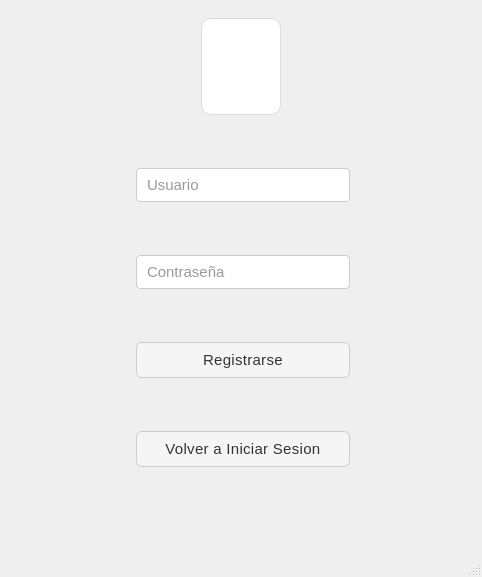
<?xml version="1.0" encoding="UTF-8"?>
<ui version="4.0">
 <class>MainWindow</class>
 <widget class="QMainWindow" name="MainWindow">
  <property name="geometry">
   <rect>
    <x>0</x>
    <y>0</y>
    <width>482</width>
    <height>577</height>
   </rect>
  </property>
  <property name="windowTitle">
   <string>MainWindow</string>
  </property>
  <widget class="QWidget" name="centralwidget">
   <layout class="QGridLayout" name="gridLayout_64">
    <item row="0" column="0">
     <widget class="QStackedWidget" name="stackedWidget">
      <property name="currentIndex">
       <number>1</number>
      </property>
      <widget class="QWidget" name="login">
       <property name="styleSheet">
        <string notr="true">/* === Estilo general === */
QMainWindow {
    background-color: #f6f7fb;
    color: #333333;
    font-family: &quot;Segoe UI Variable&quot;, &quot;Roboto&quot;, &quot;Open Sans&quot;, sans-serif;
    font-size: 32px;
    font-weight: 300; /* Más delgada */
}

/* === Frames === */
QFrame {
    background-color: #ffffff;
    border-radius: 10px;
    border: 1px solid #dcdcdc;
}

/* Barra superior */
#frame_superior {
    background-color: #e8ecf1;
    border: none;
}

/* Panel lateral */
#frame_lateral {
    background-color: #f1f3f6;
    border-right: 1px solid #d1d1d1;
}

/* Área principal */
#frame_paginas {
    background-color: #ffffff;
}

/* === Botones === */
QPushButton {
    background-color: #f5f5f5;
    color: #333333;
    border: 1px solid #cccccc;
    border-radius: 6px;
    padding: 8px 14px;
    font-weight: 400;
    font-size: 15px;
    letter-spacing: 0.3px;
}

QPushButton:hover {
    background-color: #0078d7;
    color: #ffffff;
    border: 1px solid #0078d7;
}

QPushButton:pressed {
    background-color: #005a9e;
    color: #ffffff;
    border: 1px solid #005a9e;
}

/* Botón principal (Menú) */
#boton_menu {
    background-color: #0078d7;
    color: white;
    border: none;
    font-weight: 400;
}
#boton_menu:hover {
    background-color: #006cbe;
}
#boton_menu:pressed {
    background-color: #005a9e;
}

/* Botón salir */
#boton_salir {
    background-color: #e74c3c;
    color: white;
    border: none;
}
#boton_salir:hover {
    background-color: #c0392b;
}
#boton_salir:pressed {
    background-color: #a93226;
}

/* === Campos de texto === */
QLineEdit {
    background-color: #ffffff;
    color: #333333;
    border: 1px solid #cccccc;
    border-radius: 4px;
    padding: 6px 8px;
    font-size: 15px;
    font-weight: 300;
}

QLineEdit:focus {
    border: 1px solid #0078d7;
    background-color: #f9fcff;
}

/* === Labels === */
QLabel {
    color: #333333;
    font-weight: 300;
    font-size: 15px;
}

/* Label inferior o secundario */
#label {
    color: #666666;
    font-size: 13px;
    font-style: italic;
}

/* === Stacked Widget === */
QStackedWidget {
    background-color: #ffffff;
    border: 1px solid #dcdcdc;
    border-radius: 6px;
}

/* === Scrollbars === */
QScrollBar:vertical {
    border: none;
    background: #f0f0f0;
    width: 10px;
    border-radius: 4px;
}
QScrollBar::handle:vertical {
    background: #cccccc;
    min-height: 20px;
    border-radius: 4px;
}
QScrollBar::handle:vertical:hover {
    background: #0078d7;
}
QScrollBar::add-line:vertical,
QScrollBar::sub-line:vertical {
    height: 0;
}

/* === Layouts === */
QVBoxLayout, QHBoxLayout {
    spacing: 10px;
}

/* === Botones laterales === */
#boton_agregar, #boton_buscar, #boton_actualizar, #boton_eliminar, #boton_consultar {
    background-color: #ffffff;
    border: 1px solid #cccccc;
    color: #333333;
    font-weight: 400;
    font-size: 15px;
}

#boton_agregar:hover, 
#boton_buscar:hover, 
#boton_actualizar:hover, 
#boton_eliminar:hover,
#boton_consultar:hover {
    background-color: #e8f0fe;
    border: 1px solid #0078d7;
    color: #0078d7;
}

#boton_agregar:pressed, 
#boton_buscar:pressed, 
#boton_actualizar:pressed, 
#boton_eliminar:pressed ,
#boton_consultar:pressed{
    background-color: #cce0ff;
}

/* === Tooltips === */
QToolTip {
    background-color: #ffffff;
    color: #333333;
    border: 1px solid #0078d7;
    padding: 6px;
    border-radius: 4px;
    font-size: 14px;
}</string>
       </property>
       <layout class="QGridLayout" name="gridLayout_2">
        <item row="0" column="5">
         <widget class="QPushButton" name="btn_exit">
          <property name="enabled">
           <bool>true</bool>
          </property>
          <property name="styleSheet">
           <string notr="true">QPushButton {
    background-color: #f8d7da;        /* Fondo suave rojizo */
    color: #721c24;                   /* Texto rojo oscuro */
    border: 2px solid #f5c6cb;        /* Borde acorde al fondo */
    border-radius: 10px;              /* Bordes redondeados */
    padding: 8px 16px;                /* Espaciado interno */
    font-weight: bold;                /* Texto en negritas */
    font-size: 14px;                  /* Tamaño de fuente */
}

QPushButton:hover {
    background-color: #f5c6cb;        /* Más oscuro al pasar el mouse */
    color: #491217;
}

QPushButton:pressed {
    background-color: #f1b0b7;        /* Aún más oscuro al presionar */
    border: 2px solid #e09aa2;
}
</string>
          </property>
          <property name="text">
           <string>Exit</string>
          </property>
          <property name="icon">
           <iconset>
            <normaloff>../resources/imagenes/salir.png</normaloff>../resources/imagenes/salir.png</iconset>
          </property>
         </widget>
        </item>
        <item row="1" column="0" colspan="2">
         <spacer name="horizontalSpacer">
          <property name="orientation">
           <enum>Qt::Horizontal</enum>
          </property>
          <property name="sizeHint" stdset="0">
           <size>
            <width>160</width>
            <height>77</height>
           </size>
          </property>
         </spacer>
        </item>
        <item row="1" column="2">
         <widget class="QLabel" name="icono">
          <property name="minimumSize">
           <size>
            <width>80</width>
            <height>80</height>
           </size>
          </property>
          <property name="maximumSize">
           <size>
            <width>100</width>
            <height>100</height>
           </size>
          </property>
          <property name="text">
           <string/>
          </property>
          <property name="pixmap">
           <pixmap>../resources/imagenes/loginlogo.png</pixmap>
          </property>
          <property name="scaledContents">
           <bool>true</bool>
          </property>
          <property name="alignment">
           <set>Qt::AlignCenter</set>
          </property>
         </widget>
        </item>
        <item row="2" column="0">
         <spacer name="verticalSpacer">
          <property name="orientation">
           <enum>Qt::Vertical</enum>
          </property>
          <property name="sizeHint" stdset="0">
           <size>
            <width>115</width>
            <height>314</height>
           </size>
          </property>
         </spacer>
        </item>
        <item row="2" column="1" colspan="3">
         <layout class="QGridLayout" name="gridLayout_3">
          <item row="2" column="0">
           <widget class="QPushButton" name="btn_login">
            <property name="text">
             <string>Iniciar Sesion</string>
            </property>
           </widget>
          </item>
          <item row="3" column="0">
           <widget class="QPushButton" name="btn_reg">
            <property name="text">
             <string>Registrarse</string>
            </property>
           </widget>
          </item>
          <item row="1" column="0">
           <layout class="QGridLayout" name="gridLayout_4">
            <item row="0" column="0">
             <widget class="QLineEdit" name="usuario">
              <property name="placeholderText">
               <string>Usuario</string>
              </property>
             </widget>
            </item>
            <item row="1" column="0">
             <widget class="QLineEdit" name="contra">
              <property name="echoMode">
               <enum>QLineEdit::Password</enum>
              </property>
              <property name="placeholderText">
               <string>Contraseña</string>
              </property>
             </widget>
            </item>
           </layout>
          </item>
         </layout>
        </item>
        <item row="2" column="4" colspan="2">
         <spacer name="verticalSpacer_2">
          <property name="orientation">
           <enum>Qt::Vertical</enum>
          </property>
          <property name="sizeHint" stdset="0">
           <size>
            <width>105</width>
            <height>314</height>
           </size>
          </property>
         </spacer>
        </item>
        <item row="3" column="0" colspan="6">
         <spacer name="horizontalSpacer_3">
          <property name="orientation">
           <enum>Qt::Horizontal</enum>
          </property>
          <property name="sizeHint" stdset="0">
           <size>
            <width>443</width>
            <height>25</height>
           </size>
          </property>
         </spacer>
        </item>
        <item row="1" column="3" colspan="3">
         <spacer name="horizontalSpacer_2">
          <property name="orientation">
           <enum>Qt::Horizontal</enum>
          </property>
          <property name="sizeHint" stdset="0">
           <size>
            <width>168</width>
            <height>97</height>
           </size>
          </property>
         </spacer>
        </item>
       </layout>
      </widget>
      <widget class="QWidget" name="register_2">
       <property name="styleSheet">
        <string notr="true">/* === Estilo general === */
QMainWindow {
    background-color: #f6f7fb;
    color: #333333;
    font-family: &quot;Segoe UI Variable&quot;, &quot;Roboto&quot;, &quot;Open Sans&quot;, sans-serif;
    font-size: 32px;
    font-weight: 300; /* Más delgada */
}

/* === Frames === */
QFrame {
    background-color: #ffffff;
    border-radius: 10px;
    border: 1px solid #dcdcdc;
}

/* Barra superior */
#frame_superior {
    background-color: #e8ecf1;
    border: none;
}

/* Panel lateral */
#frame_lateral {
    background-color: #f1f3f6;
    border-right: 1px solid #d1d1d1;
}

/* Área principal */
#frame_paginas {
    background-color: #ffffff;
}

/* === Botones === */
QPushButton {
    background-color: #f5f5f5;
    color: #333333;
    border: 1px solid #cccccc;
    border-radius: 6px;
    padding: 8px 14px;
    font-weight: 400;
    font-size: 15px;
    letter-spacing: 0.3px;
}

QPushButton:hover {
    background-color: #0078d7;
    color: #ffffff;
    border: 1px solid #0078d7;
}

QPushButton:pressed {
    background-color: #005a9e;
    color: #ffffff;
    border: 1px solid #005a9e;
}

/* Botón principal (Menú) */
#boton_menu {
    background-color: #0078d7;
    color: white;
    border: none;
    font-weight: 400;
}
#boton_menu:hover {
    background-color: #006cbe;
}
#boton_menu:pressed {
    background-color: #005a9e;
}

/* Botón salir */
#boton_salir {
    background-color: #e74c3c;
    color: white;
    border: none;
}
#boton_salir:hover {
    background-color: #c0392b;
}
#boton_salir:pressed {
    background-color: #a93226;
}

/* === Campos de texto === */
QLineEdit {
    background-color: #ffffff;
    color: #333333;
    border: 1px solid #cccccc;
    border-radius: 4px;
    padding: 6px 8px;
    font-size: 15px;
    font-weight: 300;
}

QLineEdit:focus {
    border: 1px solid #0078d7;
    background-color: #f9fcff;
}

/* === Labels === */
QLabel {
    color: #333333;
    font-weight: 300;
    font-size: 15px;
}

/* Label inferior o secundario */
#label {
    color: #666666;
    font-size: 13px;
    font-style: italic;
}

/* === Stacked Widget === */
QStackedWidget {
    background-color: #ffffff;
    border: 1px solid #dcdcdc;
    border-radius: 6px;
}

/* === Scrollbars === */
QScrollBar:vertical {
    border: none;
    background: #f0f0f0;
    width: 10px;
    border-radius: 4px;
}
QScrollBar::handle:vertical {
    background: #cccccc;
    min-height: 20px;
    border-radius: 4px;
}
QScrollBar::handle:vertical:hover {
    background: #0078d7;
}
QScrollBar::add-line:vertical,
QScrollBar::sub-line:vertical {
    height: 0;
}

/* === Layouts === */
QVBoxLayout, QHBoxLayout {
    spacing: 10px;
}

/* === Botones laterales === */
#boton_agregar, #boton_buscar, #boton_actualizar, #boton_eliminar, #boton_consultar {
    background-color: #ffffff;
    border: 1px solid #cccccc;
    color: #333333;
    font-weight: 400;
    font-size: 15px;
}

#boton_agregar:hover, 
#boton_buscar:hover, 
#boton_actualizar:hover, 
#boton_eliminar:hover,
#boton_consultar:hover {
    background-color: #e8f0fe;
    border: 1px solid #0078d7;
    color: #0078d7;
}

#boton_agregar:pressed, 
#boton_buscar:pressed, 
#boton_actualizar:pressed, 
#boton_eliminar:pressed ,
#boton_consultar:pressed{
    background-color: #cce0ff;
}

/* === Tooltips === */
QToolTip {
    background-color: #ffffff;
    color: #333333;
    border: 1px solid #0078d7;
    padding: 6px;
    border-radius: 4px;
    font-size: 14px;
}</string>
       </property>
       <layout class="QGridLayout" name="gridLayout_66">
        <item row="1" column="0">
         <spacer name="verticalSpacer_26">
          <property name="orientation">
           <enum>Qt::Vertical</enum>
          </property>
          <property name="sizeHint" stdset="0">
           <size>
            <width>112</width>
            <height>315</height>
           </size>
          </property>
         </spacer>
        </item>
        <item row="0" column="0" colspan="4">
         <layout class="QGridLayout" name="gridLayout_65">
          <item row="1" column="1">
           <widget class="QLabel" name="icono_7">
            <property name="minimumSize">
             <size>
              <width>80</width>
              <height>80</height>
             </size>
            </property>
            <property name="maximumSize">
             <size>
              <width>100</width>
              <height>100</height>
             </size>
            </property>
            <property name="text">
             <string/>
            </property>
            <property name="pixmap">
             <pixmap>../resources/imagenes/loginlogo.png</pixmap>
            </property>
            <property name="scaledContents">
             <bool>true</bool>
            </property>
            <property name="alignment">
             <set>Qt::AlignCenter</set>
            </property>
           </widget>
          </item>
          <item row="1" column="0">
           <spacer name="horizontalSpacer_37">
            <property name="orientation">
             <enum>Qt::Horizontal</enum>
            </property>
            <property name="sizeHint" stdset="0">
             <size>
              <width>160</width>
              <height>77</height>
             </size>
            </property>
           </spacer>
          </item>
          <item row="1" column="2">
           <spacer name="horizontalSpacer_38">
            <property name="orientation">
             <enum>Qt::Horizontal</enum>
            </property>
            <property name="sizeHint" stdset="0">
             <size>
              <width>168</width>
              <height>97</height>
             </size>
            </property>
           </spacer>
          </item>
         </layout>
        </item>
        <item row="2" column="0" colspan="4">
         <spacer name="horizontalSpacer_39">
          <property name="orientation">
           <enum>Qt::Horizontal</enum>
          </property>
          <property name="sizeHint" stdset="0">
           <size>
            <width>443</width>
            <height>22</height>
           </size>
          </property>
         </spacer>
        </item>
        <item row="1" column="3">
         <spacer name="verticalSpacer_25">
          <property name="orientation">
           <enum>Qt::Vertical</enum>
          </property>
          <property name="sizeHint" stdset="0">
           <size>
            <width>102</width>
            <height>315</height>
           </size>
          </property>
         </spacer>
        </item>
        <item row="1" column="1">
         <layout class="QGridLayout" name="gridLayout_28">
          <item row="4" column="0">
           <widget class="QPushButton" name="btn_login_reg">
            <property name="text">
             <string>Volver a Iniciar Sesion</string>
            </property>
           </widget>
          </item>
          <item row="3" column="0">
           <widget class="QPushButton" name="btn_reg_reg">
            <property name="text">
             <string>Registrarse</string>
            </property>
           </widget>
          </item>
          <item row="1" column="0">
           <widget class="QLineEdit" name="usuario_reg">
            <property name="placeholderText">
             <string>Usuario</string>
            </property>
           </widget>
          </item>
          <item row="2" column="0">
           <widget class="QLineEdit" name="contra_reg">
            <property name="echoMode">
             <enum>QLineEdit::Password</enum>
            </property>
            <property name="placeholderText">
             <string>Contraseña</string>
            </property>
           </widget>
          </item>
         </layout>
        </item>
       </layout>
      </widget>
      <widget class="QWidget" name="page_2">
       <property name="styleSheet">
        <string notr="true">/* === Estilo general === */
QMainWindow {
    background-color: #f6f7fb;
    color: #333333;
    font-family: &quot;Segoe UI Variable&quot;, &quot;Roboto&quot;, &quot;Open Sans&quot;, sans-serif;
    font-size: 32px;
    font-weight: 300; /* Más delgada */
}

/* === Frames === */
QFrame {
    background-color: #ffffff;
    border-radius: 10px;
    border: 1px solid #dcdcdc;
}

/* Barra superior */
#frame_superior {
    background-color: #e8ecf1;
    border: none;
}

/* Panel lateral */
#frame_lateral {
    background-color: #f1f3f6;
    border-right: 1px solid #d1d1d1;
}

/* Área principal */
#frame_paginas {
    background-color: #ffffff;
}

/* === Botones === */
QPushButton {
    background-color: #f5f5f5;
    color: #333333;
    border: 1px solid #cccccc;
    border-radius: 6px;
    padding: 8px 14px;
    font-weight: 400;
    font-size: 15px;
    letter-spacing: 0.3px;
}

QPushButton:hover {
    background-color: #0078d7;
    color: #ffffff;
    border: 1px solid #0078d7;
}

QPushButton:pressed {
    background-color: #005a9e;
    color: #ffffff;
    border: 1px solid #005a9e;
}

/* Botón principal (Menú) */
#boton_menu {
    background-color: #0078d7;
    color: white;
    border: none;
    font-weight: 400;
}
#boton_menu:hover {
    background-color: #006cbe;
}
#boton_menu:pressed {
    background-color: #005a9e;
}

/* Botón salir */
#boton_salir {
    background-color: #e74c3c;
    color: white;
    border: none;
}
#boton_salir:hover {
    background-color: #c0392b;
}
#boton_salir:pressed {
    background-color: #a93226;
}

/* === Campos de texto === */
QLineEdit {
    background-color: #ffffff;
    color: #333333;
    border: 1px solid #cccccc;
    border-radius: 4px;
    padding: 6px 8px;
    font-size: 15px;
    font-weight: 300;
}

QLineEdit:focus {
    border: 1px solid #0078d7;
    background-color: #f9fcff;
}

/* === Labels === */
QLabel {
    color: #333333;
    font-weight: 300;
    font-size: 15px;
}

/* Label inferior o secundario */
#label {
    color: #666666;
    font-size: 13px;
    font-style: italic;
}

/* === Stacked Widget === */
QStackedWidget {
    background-color: #ffffff;
    border: 1px solid #dcdcdc;
    border-radius: 6px;
}

/* === Scrollbars === */
QScrollBar:vertical {
    border: none;
    background: #f0f0f0;
    width: 10px;
    border-radius: 4px;
}
QScrollBar::handle:vertical {
    background: #cccccc;
    min-height: 20px;
    border-radius: 4px;
}
QScrollBar::handle:vertical:hover {
    background: #0078d7;
}
QScrollBar::add-line:vertical,
QScrollBar::sub-line:vertical {
    height: 0;
}

/* === Layouts === */
QVBoxLayout, QHBoxLayout {
    spacing: 10px;
}

/* === Botones laterales === */
#boton_agregar, #boton_buscar, #boton_actualizar, #boton_eliminar, #boton_consultar {
    background-color: #ffffff;
    border: 1px solid #cccccc;
    color: #333333;
    font-weight: 400;
    font-size: 15px;
}

#boton_agregar:hover, 
#boton_buscar:hover, 
#boton_actualizar:hover, 
#boton_eliminar:hover,
#boton_consultar:hover {
    background-color: #e8f0fe;
    border: 1px solid #0078d7;
    color: #0078d7;
}

#boton_agregar:pressed, 
#boton_buscar:pressed, 
#boton_actualizar:pressed, 
#boton_eliminar:pressed ,
#boton_consultar:pressed{
    background-color: #cce0ff;
}

/* === Tooltips === */
QToolTip {
    background-color: #ffffff;
    color: #333333;
    border: 1px solid #0078d7;
    padding: 6px;
    border-radius: 4px;
    font-size: 14px;
}</string>
       </property>
       <layout class="QGridLayout" name="gridLayout_7">
        <item row="1" column="0">
         <spacer name="verticalSpacer_3">
          <property name="orientation">
           <enum>Qt::Vertical</enum>
          </property>
          <property name="sizeHint" stdset="0">
           <size>
            <width>139</width>
            <height>321</height>
           </size>
          </property>
         </spacer>
        </item>
        <item row="0" column="0" colspan="3">
         <layout class="QGridLayout" name="gridLayout">
          <item row="0" column="0">
           <spacer name="horizontalSpacer_14">
            <property name="orientation">
             <enum>Qt::Horizontal</enum>
            </property>
            <property name="sizeHint" stdset="0">
             <size>
              <width>118</width>
              <height>77</height>
             </size>
            </property>
           </spacer>
          </item>
          <item row="0" column="1">
           <widget class="QLabel" name="icono_bienvenido">
            <property name="minimumSize">
             <size>
              <width>80</width>
              <height>80</height>
             </size>
            </property>
            <property name="maximumSize">
             <size>
              <width>200</width>
              <height>200</height>
             </size>
            </property>
            <property name="font">
             <font>
              <pointsize>-1</pointsize>
              <weight>75</weight>
              <bold>true</bold>
             </font>
            </property>
            <property name="styleSheet">
             <string notr="true">QLabel {
    font-size: 26px;
    font-weight: bold;
    color: #2E86C1;
    border: none;
    background: transparent;
}


</string>
            </property>
            <property name="lineWidth">
             <number>0</number>
            </property>
            <property name="text">
             <string>Bienvenido!</string>
            </property>
            <property name="scaledContents">
             <bool>true</bool>
            </property>
            <property name="alignment">
             <set>Qt::AlignCenter</set>
            </property>
           </widget>
          </item>
          <item row="0" column="2">
           <spacer name="horizontalSpacer_15">
            <property name="orientation">
             <enum>Qt::Horizontal</enum>
            </property>
            <property name="sizeHint" stdset="0">
             <size>
              <width>128</width>
              <height>77</height>
             </size>
            </property>
           </spacer>
          </item>
         </layout>
        </item>
        <item row="1" column="1">
         <layout class="QGridLayout" name="gridLayout_6">
          <item row="0" column="0">
           <widget class="QPushButton" name="btn_page_productos">
            <property name="text">
             <string>Productos</string>
            </property>
           </widget>
          </item>
          <item row="2" column="0">
           <widget class="QPushButton" name="btn_page_provedores">
            <property name="text">
             <string>Provedores</string>
            </property>
           </widget>
          </item>
          <item row="3" column="0">
           <widget class="QPushButton" name="btn_cerrarSesion">
            <property name="styleSheet">
             <string notr="true">QPushButton {
    background-color: #f8d7da;        /* Fondo suave rojizo */
    color: #721c24;                   /* Texto rojo oscuro */
    border: 2px solid #f5c6cb;        /* Borde acorde al fondo */
    border-radius: 10px;              /* Bordes redondeados */
    padding: 8px 16px;                /* Espaciado interno */
    font-weight: bold;                /* Texto en negritas */
    font-size: 14px;                  /* Tamaño de fuente */
}

QPushButton:hover {
    background-color: #f5c6cb;        /* Más oscuro al pasar el mouse */
    color: #491217;
}

QPushButton:pressed {
    background-color: #f1b0b7;        /* Aún más oscuro al presionar */
    border: 2px solid #e09aa2;
}
</string>
            </property>
            <property name="text">
             <string>Cerrar sesion</string>
            </property>
           </widget>
          </item>
         </layout>
        </item>
        <item row="1" column="2">
         <spacer name="verticalSpacer_4">
          <property name="orientation">
           <enum>Qt::Vertical</enum>
          </property>
          <property name="sizeHint" stdset="0">
           <size>
            <width>118</width>
            <height>321</height>
           </size>
          </property>
         </spacer>
        </item>
        <item row="2" column="0" colspan="3">
         <spacer name="horizontalSpacer_16">
          <property name="orientation">
           <enum>Qt::Horizontal</enum>
          </property>
          <property name="sizeHint" stdset="0">
           <size>
            <width>436</width>
            <height>25</height>
           </size>
          </property>
         </spacer>
        </item>
       </layout>
      </widget>
     </widget>
    </item>
   </layout>
  </widget>
  <widget class="QMenuBar" name="menubar">
   <property name="geometry">
    <rect>
     <x>0</x>
     <y>0</y>
     <width>482</width>
     <height>21</height>
    </rect>
   </property>
  </widget>
  <widget class="QStatusBar" name="statusbar"/>
 </widget>
 <resources/>
 <connections/>
</ui>
